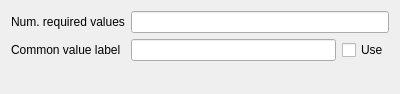
<?xml version="1.0" encoding="UTF-8"?>
<ui version="4.0">
 <class>ItemDefRefForm</class>
 <widget class="QWidget" name="ItemDefRefForm">
  <property name="geometry">
   <rect>
    <x>0</x>
    <y>0</y>
    <width>400</width>
    <height>94</height>
   </rect>
  </property>
  <property name="windowTitle">
   <string>Form</string>
  </property>
  <layout class="QFormLayout" name="formLayout">
   <item row="0" column="0">
    <widget class="QLabel" name="label_2">
     <property name="text">
      <string>Num. required values</string>
     </property>
    </widget>
   </item>
   <item row="0" column="1">
    <widget class="QLineEdit" name="leNumReqValues"/>
   </item>
   <item row="3" column="0">
    <widget class="QLabel" name="label_4">
     <property name="text">
      <string>Common value label</string>
     </property>
    </widget>
   </item>
   <item row="3" column="1">
    <layout class="QHBoxLayout" name="horizontalLayout_2">
     <item>
      <widget class="QLineEdit" name="leCommonLabel"/>
     </item>
     <item>
      <widget class="QCheckBox" name="cbCommonLabel">
       <property name="text">
        <string>Use</string>
       </property>
      </widget>
     </item>
    </layout>
   </item>
  </layout>
 </widget>
 <resources/>
 <connections/>
</ui>
